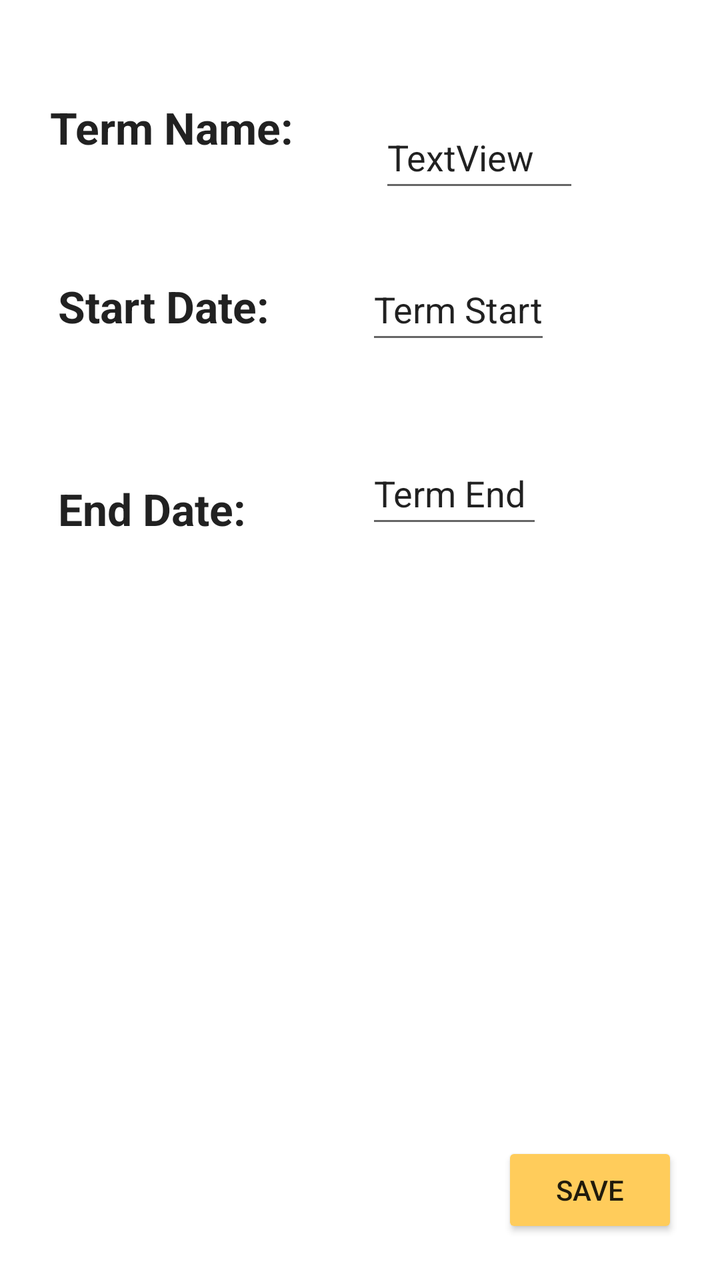
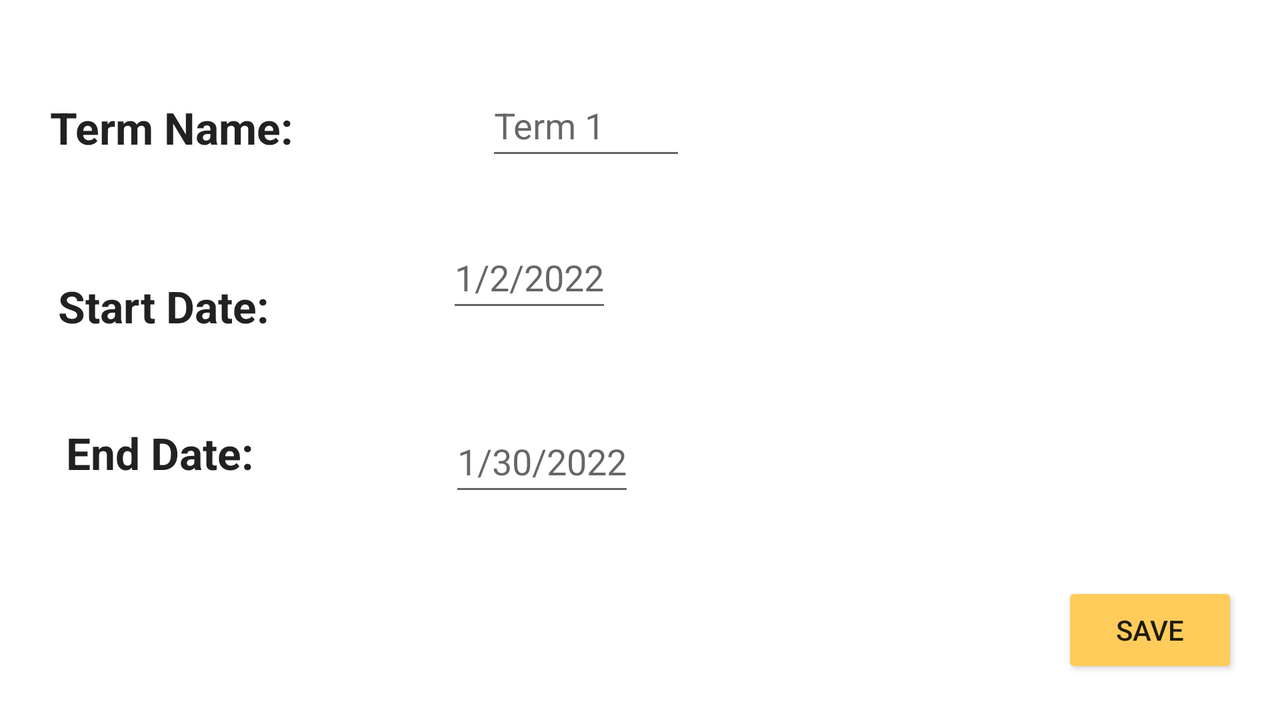

Compare how this app lays out the same screen by default and in its alternative resource folder. The renders come first, then the two layout files and the values they reference.
<!-- AndroidManifest.xml: application theme Theme.C196Project -->
<!-- res/layout/activity_term_add.xml -->
<?xml version="1.0" encoding="utf-8"?>
<androidx.constraintlayout.widget.ConstraintLayout xmlns:android="http://schemas.android.com/apk/res/android"
    xmlns:app="http://schemas.android.com/apk/res-auto"
    xmlns:tools="http://schemas.android.com/tools"
    android:layout_width="match_parent"
    android:layout_height="match_parent"
    android:padding="5dp">

    <TextView
        android:id="@+id/textView6"
        android:layout_width="wrap_content"
        android:layout_height="wrap_content"
        android:layout_marginStart="20dp"
        android:layout_marginTop="44dp"
        android:text="Term Name:"
        android:textAppearance="@style/TextAppearance.AppCompat.Large"
        android:textStyle="bold"
        app:layout_constraintStart_toStartOf="parent"
        app:layout_constraintTop_toTopOf="parent" />

    <TextView
        android:id="@+id/textView11"
        android:layout_width="wrap_content"
        android:layout_height="wrap_content"
        android:layout_marginStart="24dp"
        android:layout_marginTop="60dp"
        android:text="Start Date:"
        android:textAppearance="@style/TextAppearance.AppCompat.Large"
        android:textStyle="bold"
        app:layout_constraintStart_toStartOf="parent"
        app:layout_constraintTop_toBottomOf="@+id/textView6" />

    <TextView
        android:id="@+id/textView12"
        android:layout_width="wrap_content"
        android:layout_height="wrap_content"
        android:layout_marginStart="24dp"
        android:layout_marginTop="72dp"
        android:text="End Date:"
        android:textAppearance="@style/TextAppearance.AppCompat.Large"
        android:textStyle="bold"
        app:layout_constraintStart_toStartOf="parent"
        app:layout_constraintTop_toBottomOf="@+id/textView11" />

    <EditText
        android:id="@+id/termName"
        android:layout_width="wrap_content"
        android:layout_height="wrap_content"
        android:layout_marginStart="32dp"
        android:layout_marginTop="4dp"
        android:minHeight="48dp"
        android:minWidth="100dp"
        android:text="TextView"
        app:layout_constraintEnd_toEndOf="parent"
        app:layout_constraintHorizontal_bias="0.142"
        app:layout_constraintStart_toEndOf="@+id/textView6"
        app:layout_constraintTop_toTopOf="@+id/textView6" />

    <EditText
        android:id="@+id/termEnd"
        android:layout_width="wrap_content"
        android:layout_height="wrap_content"
        android:layout_marginTop="44dp"
        android:clickable="false"
        android:cursorVisible="false"
        android:focusable="false"
        android:focusableInTouchMode="false"
        android:hint="Start Date"
        android:minHeight="48dp"
        android:text="Term End"
        app:layout_constraintEnd_toEndOf="parent"
        app:layout_constraintHorizontal_bias="0.417"
        app:layout_constraintStart_toEndOf="@+id/textView12"
        app:layout_constraintTop_toBottomOf="@+id/termStart" />

    <EditText
        android:id="@+id/termStart"
        android:layout_width="wrap_content"
        android:layout_height="wrap_content"
        android:layout_marginTop="28dp"
        android:clickable="false"
        android:cursorVisible="false"
        android:focusable="false"
        android:focusableInTouchMode="false"
        android:hint="Start Date"
        android:minHeight="48dp"
        android:text="Term Start"
        app:layout_constraintEnd_toEndOf="parent"
        app:layout_constraintHorizontal_bias="0.377"
        app:layout_constraintStart_toEndOf="@+id/textView11"
        app:layout_constraintTop_toBottomOf="@+id/termName" />

    <Button
        android:layout_width="wrap_content"
        android:layout_height="wrap_content"
        android:layout_marginEnd="16dp"
        android:layout_marginBottom="16dp"
        android:clickable="true"
        android:onClick="saveButton"
        android:text="Save"
        android:backgroundTint="#FFCC5B"
        app:layout_constraintBottom_toBottomOf="parent"
        app:layout_constraintEnd_toEndOf="parent" />


</androidx.constraintlayout.widget.ConstraintLayout>
<!-- resources referenced by this layout -->
<resources>
  <style name="Theme.C196Project" parent="Theme.MaterialComponents.DayNight.DarkActionBar">
          
          <item name="colorPrimary">@color/purple_500</item>
          <item name="colorPrimaryVariant">@color/purple_700</item>
          <item name="colorOnPrimary">@color/white</item>
          
          <item name="colorSecondary">@color/teal_200</item>
          <item name="colorSecondaryVariant">@color/teal_700</item>
          <item name="colorOnSecondary">@color/black</item>
          
          <item name="android:statusBarColor" tools:targetApi="l">?attr/colorPrimaryVariant</item>
          
      </style>
</resources>
<!-- res/layout-land/activity_term_add.xml (the author's variant of the layout above) -->
<!-- drawn on the phone turned sideways -->
<?xml version="1.0" encoding="utf-8"?>
<androidx.constraintlayout.widget.ConstraintLayout xmlns:android="http://schemas.android.com/apk/res/android"
    xmlns:app="http://schemas.android.com/apk/res-auto"
    xmlns:tools="http://schemas.android.com/tools"
    android:layout_width="match_parent"
    android:layout_height="match_parent"
    android:padding="5dp">

    <TextView
        android:id="@+id/textView6"
        android:layout_width="wrap_content"
        android:layout_height="wrap_content"
        android:layout_marginStart="20dp"
        android:layout_marginTop="44dp"
        android:text="Term Name:"
        android:textAppearance="@style/TextAppearance.AppCompat.Large"
        android:textStyle="bold"
        app:layout_constraintStart_toStartOf="parent"
        app:layout_constraintTop_toTopOf="parent" />

    <TextView
        android:id="@+id/textView11"
        android:layout_width="wrap_content"
        android:layout_height="wrap_content"
        android:layout_marginStart="24dp"
        android:layout_marginTop="60dp"
        android:text="Start Date:"
        android:textAppearance="@style/TextAppearance.AppCompat.Large"
        android:textStyle="bold"
        app:layout_constraintStart_toStartOf="parent"
        app:layout_constraintTop_toBottomOf="@+id/textView6" />

    <TextView
        android:id="@+id/textView12"
        android:layout_width="wrap_content"
        android:layout_height="wrap_content"
        android:layout_marginStart="28dp"
        android:layout_marginTop="44dp"
        android:text="End Date:"
        android:textAppearance="@style/TextAppearance.AppCompat.Large"
        android:textStyle="bold"
        app:layout_constraintStart_toStartOf="parent"
        app:layout_constraintTop_toBottomOf="@+id/textView11" />

    <EditText
        android:id="@+id/termTitleView"
        android:layout_width="wrap_content"
        android:layout_height="wrap_content"
        android:layout_marginStart="96dp"
        android:layout_marginTop="32dp"
        android:hint="Term 1"
        android:minWidth="100dp"
        android:minHeight="48dp"
        app:layout_constraintStart_toEndOf="@+id/textView6"
        app:layout_constraintTop_toTopOf="parent" />

    <EditText
        android:id="@+id/termEndView"
        android:layout_width="wrap_content"
        android:layout_height="wrap_content"
        android:layout_marginTop="44dp"
        android:clickable="false"
        android:cursorVisible="false"
        android:focusable="false"
        android:focusableInTouchMode="false"
        android:hint="1/30/2022"
        android:minHeight="48dp"
        app:layout_constraintEnd_toEndOf="parent"
        app:layout_constraintHorizontal_bias="0.235"
        app:layout_constraintStart_toEndOf="@+id/textView12"
        app:layout_constraintTop_toBottomOf="@+id/termStartView" />

    <EditText
        android:id="@+id/termStartView"
        android:layout_width="wrap_content"
        android:layout_height="wrap_content"
        android:layout_marginTop="28dp"
        android:clickable="false"
        android:cursorVisible="false"
        android:focusable="false"
        android:focusableInTouchMode="false"
        android:hint="1/2/2022"
        android:minHeight="48dp"
        app:layout_constraintEnd_toEndOf="parent"
        app:layout_constraintHorizontal_bias="0.212"
        app:layout_constraintStart_toEndOf="@+id/textView11"
        app:layout_constraintTop_toBottomOf="@+id/termTitleView" />

    <Button
        android:layout_width="wrap_content"
        android:layout_height="wrap_content"
        android:layout_marginEnd="16dp"
        android:layout_marginBottom="16dp"
        android:backgroundTint="#FFCC5B"
        android:clickable="true"
        android:onClick="saveButton"
        android:text="Save"
        app:layout_constraintBottom_toBottomOf="parent"
        app:layout_constraintEnd_toEndOf="parent" />


</androidx.constraintlayout.widget.ConstraintLayout>
